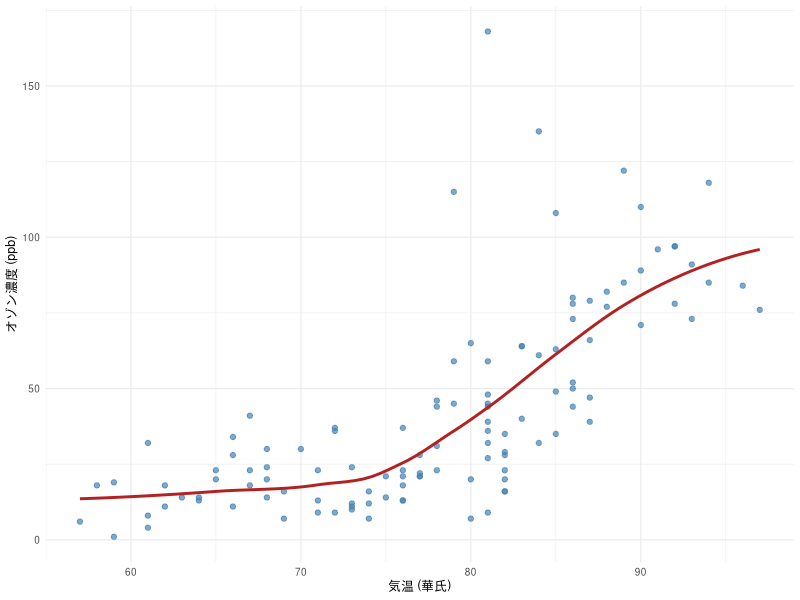
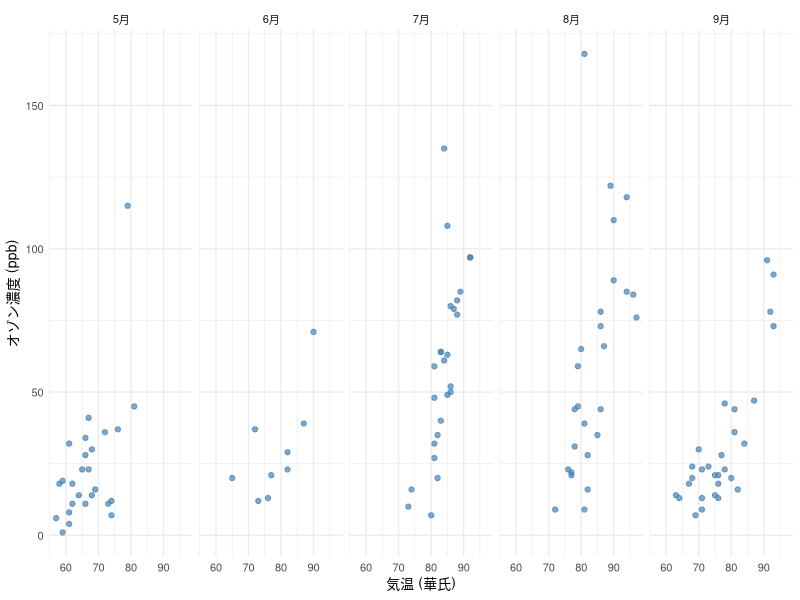

These figures' R source, in order:
## ---- chunk 1
#| label: fig-ozone-margin
#| fig-cap: "気温とオゾン濃度(ニューヨーク市, 1973年5〜9月)"
#| column: margin
#| fig-width: 4
#| fig-height: 3
#| warning: false
#| message: false
library(ggplot2)
#### 図の中で日本語を使う準備(Windowsのみ)
if (.Platform$OS.type == "windows") {
  windowsFonts(JP = windowsFont("Meiryo"))
  jpfont <- "JP"
} else jpfont <- ""
d <- subset(airquality, !is.na(Ozone) & !is.na(Temp))
ggplot(d, aes(x = Temp, y = Ozone)) +
  geom_point(colour = "steelblue", alpha = .7) +
  geom_smooth(method = "loess", formula = y ~ x, se = FALSE, colour = "firebrick") +
  labs(x = "気温 (華氏)", y = "オゾン濃度 (ppb)") +
  theme_minimal(base_size = 9) +
  theme(text = element_text(family = jpfont))
## ---- chunk 2
#| label: fig-ozone-wide
#| fig-cap: "同じデータを月ごとに分けたもの"
#| column: page
#| fig-width: 10
#| fig-height: 3
d$月 <- factor(d$Month, levels = 5:9, labels = paste0(5:9, "月"))
ggplot(d, aes(x = Temp, y = Ozone)) +
  geom_point(colour = "steelblue", alpha = .7) +
  facet_wrap(~ 月, nrow = 1) +
  labs(x = "気温 (華氏)", y = "オゾン濃度 (ppb)") +
  theme_minimal(base_size = 10) +
  theme(text = element_text(family = jpfont))
